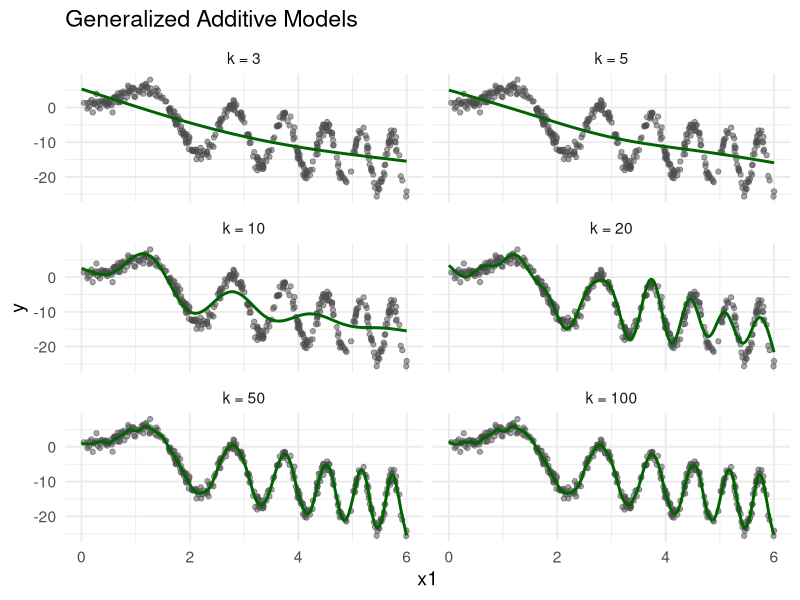

This figure's R source:
# -------------------------------------------------------------
# Load Required Libraries
# -------------------------------------------------------------
library(mgcv)
library(ggplot2)
library(patchwork)

# -------------------------------------------------------------
# 1. Simulação dos Dados
# -------------------------------------------------------------
set.seed(1056)
nobs <- 400
x1 <- runif(nobs, 0, 6)
mu <- 1 - 3 * x1 + 8 * sin(x1^2)
y <- rnorm(nobs, mu, sd = 1)
df <- data.frame(x1 = x1, y = y)

# Grid para predições
xx <- seq(0, 6, length.out = 300)
truth <- 1 - 3 * xx + 8 * sin(xx^2)

# -------------------------------------------------------------
# 2. Experimento: GAM com diferentes valores de k
# -------------------------------------------------------------
k_list <- c(3, 5, 10, 20, 50, 100)
gam_results <- list()

for (k_val in k_list) {
  label <- paste0("k = ", k_val)
  gam_fit <- gam(y ~ s(x1, k = k_val), data = df, method = "REML")
  ypred <- predict(gam_fit, newdata = data.frame(x1 = xx))

  gam_results[[label]] <- data.frame(
    xx = xx,
    ypred = ypred,
    model = label
  )
}

# -------------------------------------------------------------
# 3. Visualização: GAMs
# -------------------------------------------------------------
df_obs <- data.frame(x1 = x1, y = y)
df_pred <- do.call(rbind, gam_results)
df_pred$model <- factor(df_pred$model, levels = paste0("k = ", k_list))

plot_gam <- ggplot() +
  geom_point(data = df_obs, aes(x = x1, y = y), color = "gray30", alpha = 0.5) +
  geom_line(data = df_pred, aes(x = xx, y = ypred), size = 1, color = "darkgreen") +
  facet_wrap(~ model, ncol = 2) +
  labs(
    title = "Generalized Additive Models",
    x = "x1", y = "y"
  ) +
  theme_minimal(base_size = 14) +
  theme(legend.position = "none")

print(plot_gam)
